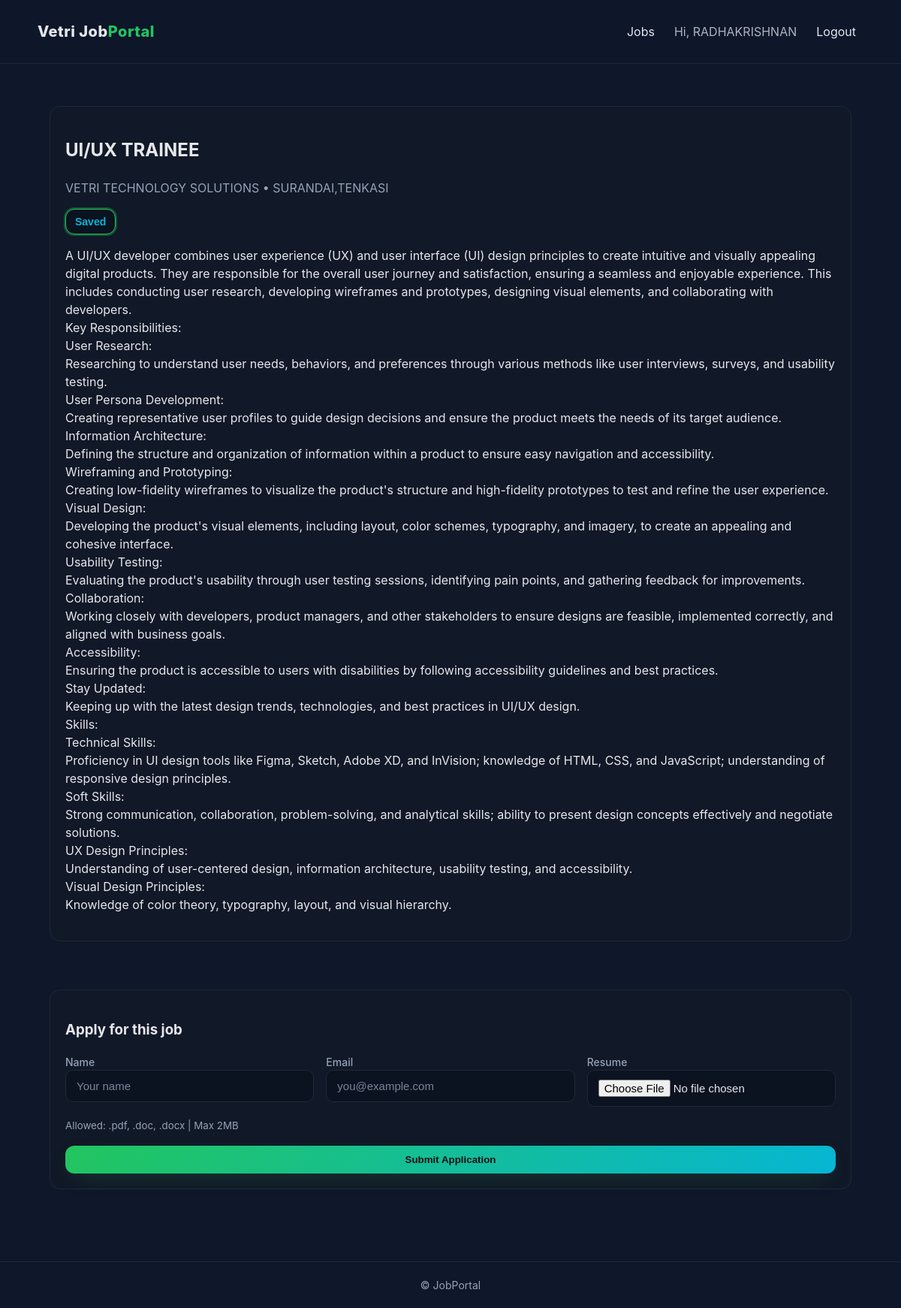
The page /jobs/2/ (signed in) on the database its author committed.
### jobs/models.py (models this page shows, shortened)
class Job(models.Model):
    title = models.CharField(max_length=200)
    company = models.CharField(max_length=200)
    category = models.ForeignKey(Category, on_delete=models.CASCADE, related_name="jobs")
    location = models.CharField(max_length=120)
    description = models.TextField()
    posted_at = models.DateTimeField(default=timezone.now)
    class Meta: ordering = ["-posted_at"]

### jobs/views.py (the view, shortened to what this page needs)
# urls.py: path("jobs/<int:pk>/", views.job_detail, name="job_detail"),
def job_detail(request, pk):
    job = get_object_or_404(Job, pk=pk)
    form = ApplicationForm()
    saved = False
    if request.user.is_authenticated:
        saved = SavedJob.objects.filter(user=request.user, job=job).exists()
    return render(request, "job_detail.html", {"job": job, "form": form, "saved": saved})

### jobs/forms.py (shortened to what this page needs)
class ApplicationForm(forms.ModelForm):
    class Meta:
        model = Application
        fields = ("name","email","resume")
        widgets = {
            "name": forms.TextInput(attrs={"placeholder":"Your name"}),
            "email": forms.EmailInput(attrs={"placeholder":"you@example.com"}),
        }

### jobs/templates/job_detail.html (shortened to what this page needs)
{% extends "base.html" %}
{% block content %}
<section class="section">
  <div class="card">
    <div class="job-detail-head">
      <div>
        <h2>{{ job.title }}</h2>
        <p class="muted">{{ job.company }} • {{ job.location }}</p>
      </div>
      <button class="save-btn {% if saved %}is-saved{% endif %}" data-id="{{ job.id }}">
        {% if saved %}Saved{% else %}Save Job{% endif %}
      </button>
    </div>
    <div class="job-description">
      {{ job.description|linebreaks }}
    </div>
  </div>
</section>
<section class="section">
  <div class="card">
    <h3>Apply for this job</h3>
    {% if user.is_authenticated %}
      <form method="post" enctype="multipart/form-data" class="form">
        <div class="grid form-grid">
          <label>Name {{ form.name }}</label>
          <label>Email {{ form.email }}</label>
          <label>Resume {{ form.resume }}</label>
        </div>
        <small class="muted">Allowed: .pdf, .doc, .docx | Max 2MB</small>
        <button class="btn" type="submit">Submit Application</button>
      </form>
    {% else %}
      <p class="muted">Please <a class="btn-link" href="{% url 'login_register' %}?next={% url 'job_detail' job.id %}">login</a> to apply.</p>
    {% endif %}
  </div>
</section>
{% endblock %}

### jobs/templates/base.html (shortened to what this page needs)
{% load static %}
<!DOCTYPE html>
<html lang="en">
<head>
  <link rel="stylesheet" href="{% static 'css/styles.css' %}">
</head>
<body>
  <nav class="navbar">
    <div class="container nav-inner">
      <a href="{% url 'home' %}" class="brand">Vetri Job<span>Portal</span></a>
      <ul class="nav-links">
        <li><a href="{% url 'jobs_list' %}">Jobs</a></li>
        {% if user.is_authenticated %}
          <li><span style="opacity:.75;">Hi, {{ user.username }}</span></li>
          <li><a href="{% url 'home' %}">Logout</a></li>
        {% else %}
          <li><a href="{% url 'login_register' %}">Login / Register</a></li>
        {% endif %}
      </ul>
    </div>
  </nav>
  <main class="main">
    <div class="container">
      {% block content %}{% endblock %}
    </div>
  </main>
  <footer class="footer">
    <div class="container">© {{ now|date:"Y" }} JobPortal</div>
  </footer>
</body>
</html>

### jobs/static/css/styles.css (style rules this page uses)
:root { --bg: #0f172a; --card: #111827; --muted: #94a3b8; --text: #e5e7eb; --brand: #22c55e; --brand-2: #06b6d4; --ring: rgba(34, 197, 94, .35); }
* { box-sizing: border-box }
html, body { margin: 0; padding: 0; background: var(--bg); color: var(--text); font-family: Inter, system-ui, Segoe UI, Roboto, Arial, sans-serif; line-height: 1.5; }
a { color: inherit; text-decoration: none }
.container { max-width: 1100px; margin: 0 auto; padding: 0 16px }
.navbar { position: sticky; top: 0; z-index: 50; background: rgba(15, 23, 42, .75); backdrop-filter: saturate(120%) blur(10px); border-bottom: 1px solid #1f2937; }
.nav-inner { display: flex; align-items: center; justify-content: space-between; gap: 16px; padding: 14px 0; }
.brand { font-weight: 800; font-size: 20px; letter-spacing: .5px }
.brand span { color: var(--brand) }
.nav-links { list-style: none; display: flex; gap: 16px }
.nav-links a { padding: 6px 10px; border-radius: 10px }
.btn { display: inline-flex; align-items: center; justify-content: center; gap: 8px; border: 0; border-radius: 12px; padding: 11px 16px; font-weight: 700; cursor: pointer; background: linear-gradient(135deg, var(--brand), var(--brand-2)); color: #041016; box-shadow: 0 10px 30px -12px var(--ring); transition: transform .2s ease; }
.main { padding: 24px 0 64px }
.section { padding: 32px 0 }
.grid { display: grid; gap: 20px; align-items: stretch }
.card { background: var(--card); border: 1px solid #1f2937; border-radius: 14px; padding: 20px; transition: transform .2s, border-color .2s; display: flex; flex-direction: column; justify-content: space-between; }
.muted { color: var(--muted) }
select, input[type="text"], input[type="email"], input[type="password"], input[type="file"] { background: #0b1220; color: var(--text); border: 1px solid #1f2937; border-radius: 10px; padding: 12px 14px; outline: none; font-size: 15px; transition: border-color .2s, box-shadow .2s, background .2s; width: 100%; }
::placeholder { color: var(--muted); opacity: .8 }
.form { display: flex; flex-direction: column; gap: 16px }
.form-grid { display: grid; grid-template-columns: repeat(auto-fit, minmax(220px,1fr)); gap: 16px }
.form label { font-size: 14px; font-weight: 500; color: var(--muted) }
.save-btn { background: #0b1220; border: 1px solid #1f2937; color: var(--brand-2); font-size: 14px; font-weight: 600; border-radius: 12px; padding: 8px 12px; cursor: pointer; transition: all .2s; }
.save-btn.is-saved { border-color: var(--brand); box-shadow: 0 0 0 2px var(--ring) }
.footer { border-top: 1px solid #1f2937; padding: 20px 0; color: var(--muted); font-size: 14px; text-align: center; }

### rows shown on the page
Job: title "UI/UX TRAINEE", company "VETRI TECHNOLOGY SOLUTIONS", location "SURANDAI,TENKASI", description "A UI/UX developer combines user experience (UX) and user interface (UI) design principles to create intuitive and visually appealing digital products. They are responsible for the overall user journey and satisfaction, ensuring a seamless and enjoyable experience. This includes conducting user research, developing wireframes and prototypes, designing visual elements, and collaborating with developers. Key Responsibilities: User Research: Researching to understand user needs, behaviors, and preferences through various methods like user interviews, surveys, and usability testing. User Persona Development: Creating representative user profiles to guide design decisions and ensure the product…"

### other values the page prints
{{ user.username }} "RADHAKRISHNAN"
